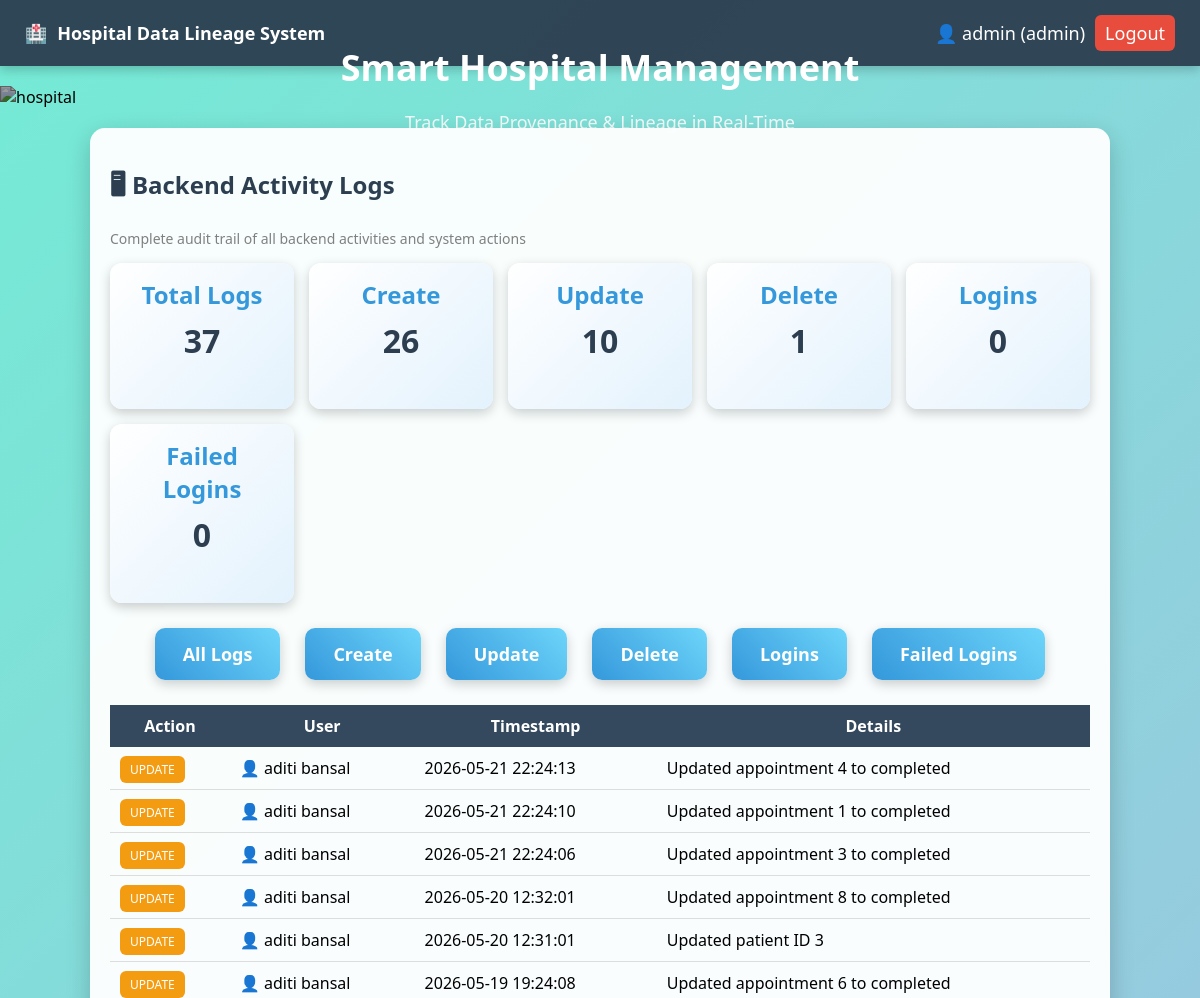
/activity_logs (signed in, upper part), run on an earlier commit of the app's database.
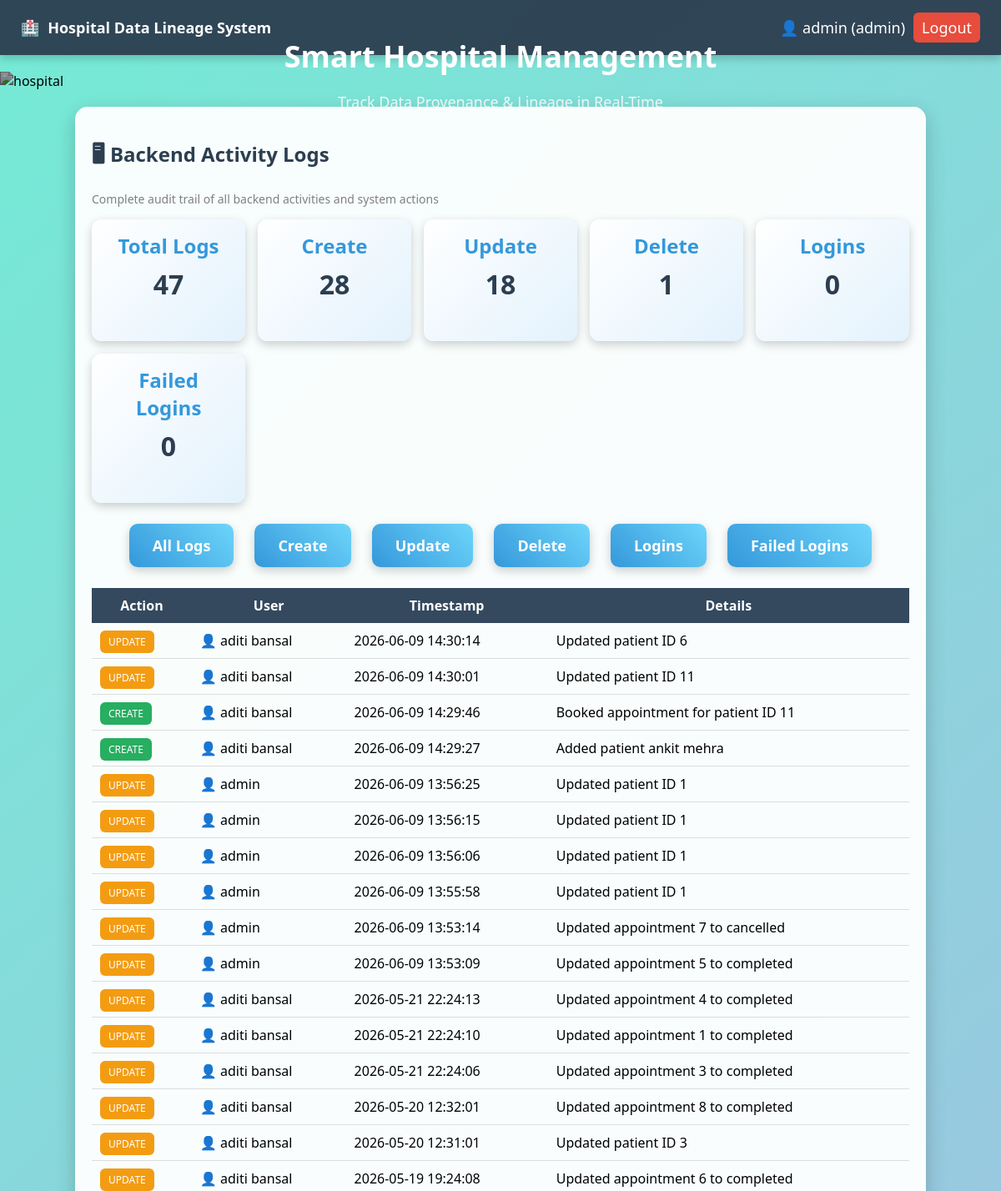
And on a later commit of the database.
### tables this page shows
CREATE TABLE activity_log (
        id INTEGER PRIMARY KEY AUTOINCREMENT,
        action TEXT,
        user TEXT,
        timestamp TEXT,
        details TEXT
    );

### app.py (the view)
@app.route('/activity_logs')
def activity_logs():
    if 'user' not in session:
        return redirect('/')
    conn = get_db()
    cur = conn.cursor()
    cur.execute("SELECT COUNT(*) AS count FROM activity_log")
    total_logs = cur.fetchone()['count']
    cur.execute("SELECT COUNT(*) AS count FROM activity_log WHERE action='CREATE'")
    create_count = cur.fetchone()['count']
    cur.execute("SELECT COUNT(*) AS count FROM activity_log WHERE action='UPDATE'")
    update_count = cur.fetchone()['count']
    cur.execute("SELECT COUNT(*) AS count FROM activity_log WHERE action='DELETE'")
    delete_count = cur.fetchone()['count']
    cur.execute("SELECT COUNT(*) AS count FROM activity_log WHERE action='LOGIN'")
    login_count = cur.fetchone()['count']
    cur.execute("SELECT COUNT(*) AS count FROM activity_log WHERE action='FAILED_LOGIN'")
    failed_login_count = cur.fetchone()['count']
    action = request.args.get('action')
    if action:
        cur.execute(
            """
            SELECT *
            FROM activity_log
            WHERE action=?
            ORDER BY timestamp DESC
            """,
            (action,)
        )
    else:
        cur.execute(
            """
            SELECT *
            FROM activity_log
            ORDER BY timestamp DESC
            """
        )
    logs = cur.fetchall()
    return render_template(
        'activity_logs.html',
        logs=logs,
        total_logs=total_logs,
        create_count=create_count,
        update_count=update_count,
        delete_count=delete_count,
        login_count=login_count,
        failed_login_count=failed_login_count
    )

### database.py (called while the page is built)
def get_db():
    conn = sqlite3.connect(DATABASE)
    conn.row_factory = sqlite3.Row
    conn.execute("PRAGMA foreign_keys = ON")
    return conn

### templates/activity_logs.html (shortened to what this page needs)
{% extends 'base.html' %}
{% block content %}
<div class="card">
<h2>🖥 Backend Activity Logs</h2>
<p class="subtitle">
    Complete audit trail of all backend activities and system actions
</p>
<div class="stats">
    <div class="stat-card">
        <h3>Total Logs</h3>
        <p>{{ total_logs }}</p>
    </div>
    <div class="stat-card">
        <h3>Create</h3>
        <p>{{ create_count }}</p>
    </div>
    <div class="stat-card">
        <h3>Update</h3>
        <p>{{ update_count }}</p>
    </div>
    <div class="stat-card">
        <h3>Delete</h3>
        <p>{{ delete_count }}</p>
    </div>
    <div class="stat-card">
        <h3>Logins</h3>
        <p>{{ login_count }}</p>
    </div>
    <div class="stat-card">
        <h3>Failed Logins</h3>
        <p>{{ failed_login_count }}</p>
    </div>
</div>
<div class="nav-buttons">
    <a href="/activity_logs">All Logs</a>
    <a href="/activity_logs?action=CREATE">
        Create
    </a>
    <a href="/activity_logs?action=UPDATE">
        Update
    </a>
    <a href="/activity_logs?action=DELETE">
        Delete
    </a>
    <a href="/activity_logs?action=LOGIN">
        Logins
    </a>
    <a href="/activity_logs?action=FAILED_LOGIN">
        Failed Logins
    </a>
</div>
<table>
<tr>
    <th>Action</th>
    <th>User</th>
    <th>Timestamp</th>
    <th>Details</th>
</tr>
{% for log in logs %}
<tr>
    <td>
        {% if log.action == 'CREATE' %}
            <span class="badge create">CREATE</span>
        {% elif log.action == 'UPDATE' %}
            <span class="badge update">UPDATE</span>
        {% elif log.action == 'DELETE' %}
            <span class="badge delete">DELETE</span>
        {% elif log.action == 'LOGIN' %}
    <span class="badge login">LOGIN</span>
        {% elif log.action == 'FAILED_LOGIN' %}
    <span class="badge failed-login">
        FAILED LOGIN
    </span>
        {% else %}
            {{ log.action }}
        {% endif %}
    </td>
    <td>👤 {{log.user}}</td>
    <td>{{log.timestamp}}</td>
    <td>{{log.details}}</td>
</tr>
{% endfor %}
</table>
<br>
</div>
{% endblock %}

What changed in the data, as far as the page shows it:
added activity_log: action "UPDATE", user "aditi bansal", timestamp "2026-06-09 14:30:14", details "Updated patient ID 6"
added activity_log: action "UPDATE", user "aditi bansal", timestamp "2026-06-09 14:30:01", details "Updated patient ID 11"
added activity_log: action "CREATE", user "aditi bansal", timestamp "2026-06-09 14:29:46", details "Booked appointment for patient ID 11"
added activity_log: action "CREATE", user "aditi bansal", timestamp "2026-06-09 14:29:27", details "Added patient ankit mehra"
added activity_log: action "UPDATE", user "admin", timestamp "2026-06-09 13:56:25", details "Updated patient ID 1"
added activity_log: action "UPDATE", user "admin", timestamp "2026-06-09 13:56:15", details "Updated patient ID 1"
added activity_log: action "UPDATE", user "admin", timestamp "2026-06-09 13:56:06", details "Updated patient ID 1"
added activity_log: action "UPDATE", user "admin", timestamp "2026-06-09 13:55:58", details "Updated patient ID 1"
added activity_log: action "UPDATE", user "admin", timestamp "2026-06-09 13:53:14", details "Updated appointment 7 to cancelled"
added activity_log: action "UPDATE", user "admin", timestamp "2026-06-09 13:53:09", details "Updated appointment 5 to completed"
Also different on the page:
{{ total_logs }}: "37" → "47"
{{ create_count }}: "26" → "28"
{{ update_count }}: "10" → "18"
